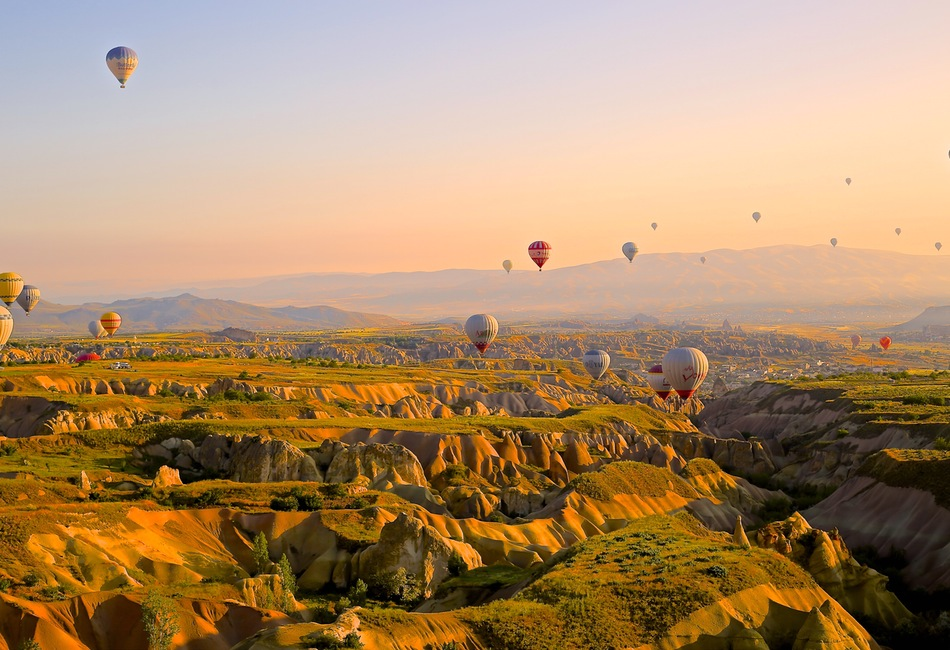
#> input picture fig/img_01.jpg, 950 x 650 px
$ python afin.py
#> lines starting #> are read from the running program, lines starting #| are printed output that depends on the picture
# cording: utf-8
import cv2
import math
import numpy as np

file_src = 'img_01.jpg'
file_dst = 'file/dst.jpg'


img_src = cv2.imread(file_src , 1)
#> img_src is the input picture: shape (650, 950, 3); mean B, G, R 104.7, 139.3, 170

cv2.namedWindow('src')
cv2.namedWindow('dst')

#ここに核となる処理を記述する
#img_dst = cv2.flip(img_src, flipCode = 0) #垂直反転

size = tuple(np.array([img_src.shape[1], img_src.shape[0]]))
#> size = (950, 650)
afn_mat = np.float32([[math.cos(-math.pi / 4), -math.sin(-math.pi/4), 0], [math.sin(-math.pi / 4), math.cos(-math.pi / 4), img_src.shape[0] * 0.5]])
img_dst = cv2.warpAffine(img_src, afn_mat, size, flags=cv2.INTER_LINEAR)
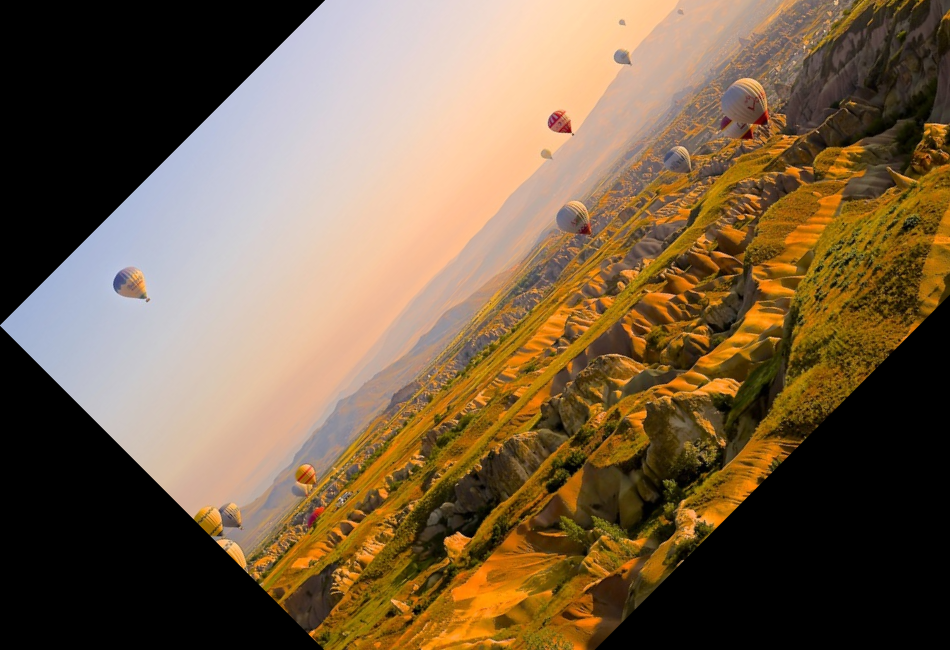
#> img_dst: shape (650, 950, 3); mean B, G, R 70.2, 96.5, 119

cv2.imshow('src', img_src)#入力画像の表示
cv2.imshow('dst', img_dst)#出力画像の表示
cv2.imwrite(file_dst,img_dst)#処理結果の保存
cv2.waitKey(0)#キー入力待ち
cv2.destroyAllWindows()
